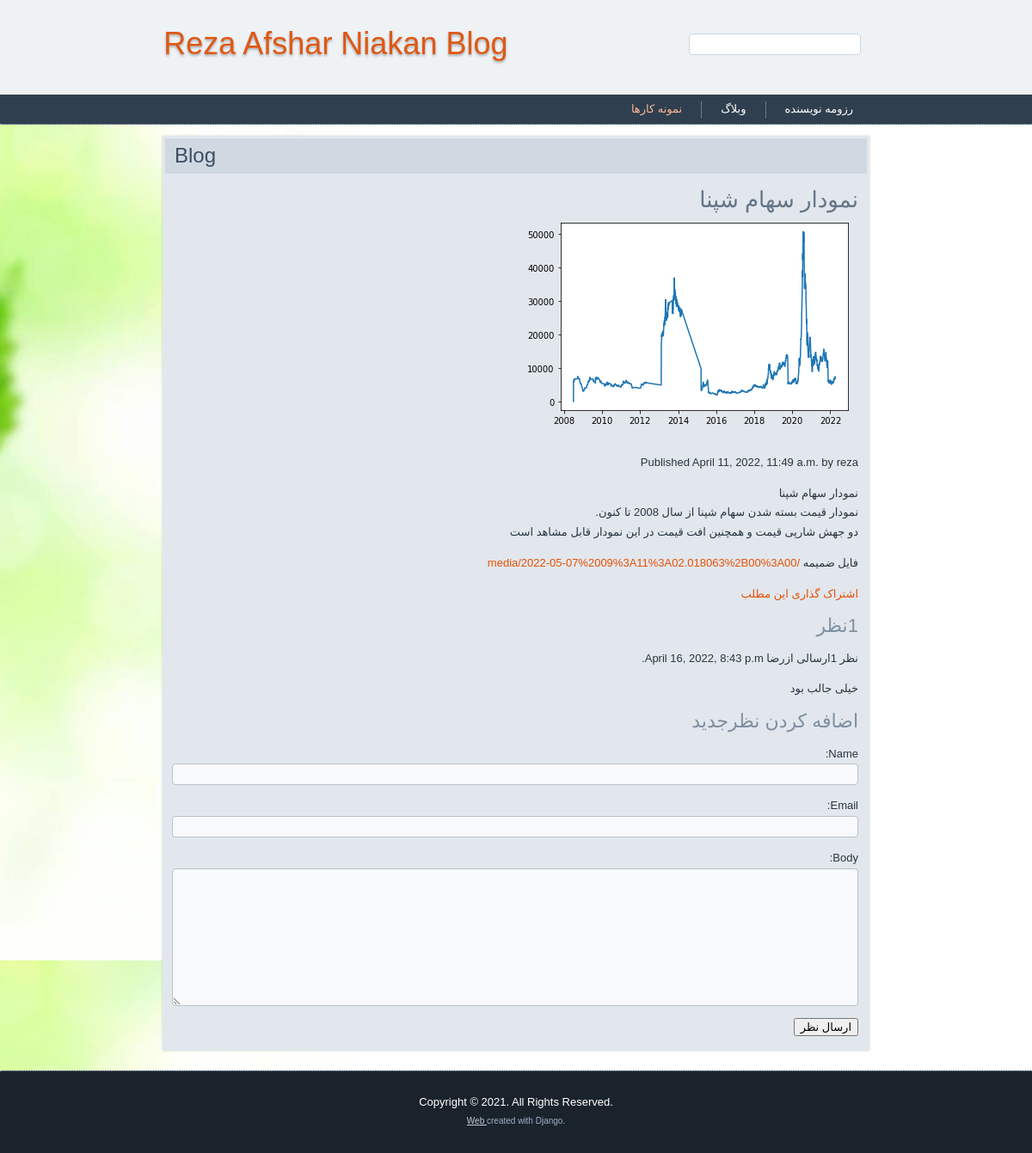
Screenshot of /2022/4/11/plot-shaona-stok/ with the database file from the repository.
### blogM/models.py (models this page shows, shortened)
class Post(models.Model):
    STATUS_CHOICES = (
        ('draft', 'Draft'),
        ('published', 'Published'),)
    title = models.CharField(max_length=250)
    slug = models.SlugField(max_length=250,
    unique_for_date='publish')
    author = models.ForeignKey(User,
    on_delete=models.CASCADE,
    related_name='blog_posts')
    body = models.TextField()
    image = models.ImageField(upload_to='blogM/images/')
    file=models.FileField(upload_to ='blogM/staticfile/',blank=True)
    publish = models.DateTimeField(default=timezone.now)
    created = models.DateTimeField(auto_now_add=True)
    updated = models.DateTimeField(auto_now=True)
    status = models.CharField(max_length=10,
    choices=STATUS_CHOICES,default='draft')
    class Meta:
        ordering = ('-publish',)
    objects = models.Manager()
    published = PublishedManager()

class Comment(models.Model):
    post = models.ForeignKey(Post,on_delete=models.CASCADE,related_name='comments')
    name = models.CharField(max_length=80)
    email = models.EmailField()
    body = models.TextField()
    created = models.DateTimeField(auto_now_add=True)
    updated = models.DateTimeField(auto_now=True)
    active = models.BooleanField(default=False)
    class Meta:
        ordering = ('created',)

### blogM/views.py (the view)
# urls.py: path('<int:year>/<int:month>/<int:day>/<slug:post>/',views.post_detail,name='post_detail'),
def post_detail(request, year, month, day, post):
    post = get_object_or_404(Post, slug=post,status='published', publish__year= year, publish__month= month, publish__day= day)
    comments = post.comments.filter(active=True)
    new_comment = None
    if request.method == 'POST':
        comment_form = CommentForm(data=request.POST)
        if comment_form.is_valid():
            new_comment = comment_form.save(commit=False)
            new_comment.post = post
            new_comment.save()
    else:
        comment_form = CommentForm()
    return render(request,'blog/post/detail.html',{'post': post,'comments': comments,'new_comment': new_comment,'comment_form': comment_form})

### blogM/forms.py
class CommentForm(forms.ModelForm):
    class Meta:
        model = Comment
        fields = ('name', 'email', 'body')

### blogM/templates/blog/post/detail.html (shortened to what this page needs)
{% extends "blog/base.html" %}
{% block content %}
<h1>{{ post.title }}</h1>
{% if post.image.url  %}
<img src="{{ post.image.url }}" >
{% endif %}
<p class="date">
Published {{ post.publish }} by {{ post.author }}
</p>
{{ post.body|linebreaks }}
<p>
{% if post.file  %}
<p>
فایل ضمیمه
        <a href="{{ post.file.url }}">{{ post.file.url }}</a>
</p>
{% endif %}
<a href="{% url "blogm:post_share" post.id %}">
اشتراک گذاری این مطلب
</a>
</p>
{% with comments.count as total_comments %}
<h2>
{{ total_comments }}نظر
</h2>
{% endwith %}
{% for comment in comments %}
<div class="comment">
<p class="info">
نظر {{ forloop.counter }}ارسالی از{{ comment.name }}
{{ comment.created }}
</p>
{{ comment.body|linebreaks }}
</div>
{% empty %}
<p>هنوزنظری نداده اید</p>
{% endfor %}
{% if new_comment %}
<h2>پیام شما ارسال شد بعد از تایید منتشر می شود</h2>
{% else %}
<h2>اضافه کردن نظرجدید</h2>
<form method="post">
{{ comment_form.as_p }}
<p><input type="submit" value="ارسال نظر"></p>
</form>
{% endif %}
{% endblock %}

### portfolio/static/style.css (style rules this page uses)
h1, h2, h3, h4, h5, h6, p, a, ul, ol, li { margin: 0; padding: 0; }
.art-postcontent, .art-postcontent li, .art-postcontent table, .art-postcontent a, .art-postcontent a:link, .art-postcontent a:visited, .art-postcontent a.visited, .art-postcontent a:hover, .art-postcontent a.hovered { font-family: Arial, 'Arial Unicode MS', Helvetica, Sans-Serif; line-height: 175%; }
.art-postcontent p { margin: 13px 0; }
.art-postcontent h1, .art-postcontent h1 a, .art-postcontent h1 a:link, .art-postcontent h1 a:visited, .art-postcontent h1 a:hover, .art-postcontent h2, .art-postcontent h2 a, .art-postcontent h2 a:link, .art-postcontent h2 a:visited, .art-postcontent h2 a:hover, .art-postcontent h3, .art-postcontent h3 a, .art-postcontent h3 a:link, .art-postcontent h3 a:visited, .art-postcontent h3 a:hover, .art-postcontent h4, .art-postcontent h4 a, .art-postcontent h4 a:link, .art-postcontent h4 a:visited, .art-postcontent h4 a:hover, .art-postcontent h5, .art-postcontent h5 a, .art-postcontent h5 a:link, .art-postcontent h5 a:visited, .art-postcontent h5 a:hover, .art-postcontent h6, .art-postcontent h6 a, .art-postcontent h6 a:link, .art-postcontent h6 a:visited, .art-postcontent h6 a:hover, .art-blockheader .t, .art-blockheader .t a, .art-blockheader .t a:link, .art-blockheader .t a:visited, .art-blockheader .t a:hover, .art-vmenublockheader .t, .art-vmenublockheader .t a, .art-vmenublockheader .t a:link, .art-vmenublockheader .t a:visited, .art-vmenublockheader .t a:hover, .art-headline, .art-headline a, .art-headline a:link, .art-headline a:visited, .art-headline a:hover, .art-slogan, .art-slogan a, .art-slogan a:link, .art-slogan a:visited, .art-slogan a:hover, .art-postheader, .art-postheader a, .art-postheader a:link, .art-postheader a:visited, .art-postheader a:hover { font-size: 22px; font-family: Arial, 'Arial Unicode MS', Helvetica, Sans-Serif; font-weight: normal; font-style: normal; line-height: 120%; }
.art-postcontent a, .art-postcontent a:link { font-family: Arial, 'Arial Unicode MS', Helvetica, Sans-Serif; text-decoration: none; color: #E65005; }
.art-postcontent h1 { color: #647587; margin: 10px 0 0; font-size: 26px; font-family: Arial, 'Arial Unicode MS', Helvetica, Sans-Serif; }
.art-postcontent h2 { color: #7E8FA0; margin: 10px 0 0; font-size: 22px; font-family: Arial, 'Arial Unicode MS', Helvetica, Sans-Serif; }
html, body { height: 100%; }
html { -ms-text-size-adjust: 100%; -webkit-text-size-adjust: 100%; }
body { padding: 0; margin:0; min-width: 700px; color: #283543; }
form { padding: 0 !important; margin: 0 !important; }
input, select, textarea, a.art-search-button span { vertical-align: middle; font-size: 13px; font-family: Arial, 'Arial Unicode MS', Helvetica, Sans-Serif; font-weight: normal; font-style: normal; }
input[type="text"], input[type="password"], input[type="email"], input[type="url"], input[type="color"], input[type="date"], input[type="datetime"], input[type="datetime-local"], input[type="month"], input[type="number"], input[type="range"], input[type="tel"], input[type="time"], input[type="week"], textarea { background: #F8F9FB; -webkit-border-radius:4px; -moz-border-radius:4px; border-radius:4px; border:1px solid #B9C2CB; margin:0 auto; }
input[type="text"], input[type="password"], input[type="email"], input[type="url"], input[type="color"], input[type="date"], input[type="datetime"], input[type="datetime-local"], input[type="month"], input[type="number"], input[type="range"], input[type="tel"], input[type="time"], input[type="week"], textarea { width: 100%; padding: 4px 0; color: #3D5166 !important; font-size: 13px; font-family: Arial, 'Arial Unicode MS', Helvetica, Sans-Serif; font-weight: normal; font-style: normal; text-shadow: none; }
.art-article img, img.art-article, .art-block img, .art-footer img { margin: 5px 5px 5px 5px; }

### rows the page displays
Post: title "نمودار سهام شپنا", image (picture), publish "April 11, 2022, 11:49 a.m.", author "reza", body "نمودار سهام شپنا نمودار قیمت بسته شدن سهام شپنا از سال 2008 تا کنون. دو جهش شارپی قیمت و همچنین افت قیمت در این نمودار قابل مشاهد است", file "/media/2022-05-07%2009%3A11%3A02.018063%2B00%3A00"
Comment: name "رضا", created "April 16, 2022, 8:43 p.m.", body "خیلی جالب بود"

### other values shown
{{ total_comments }} "1"
